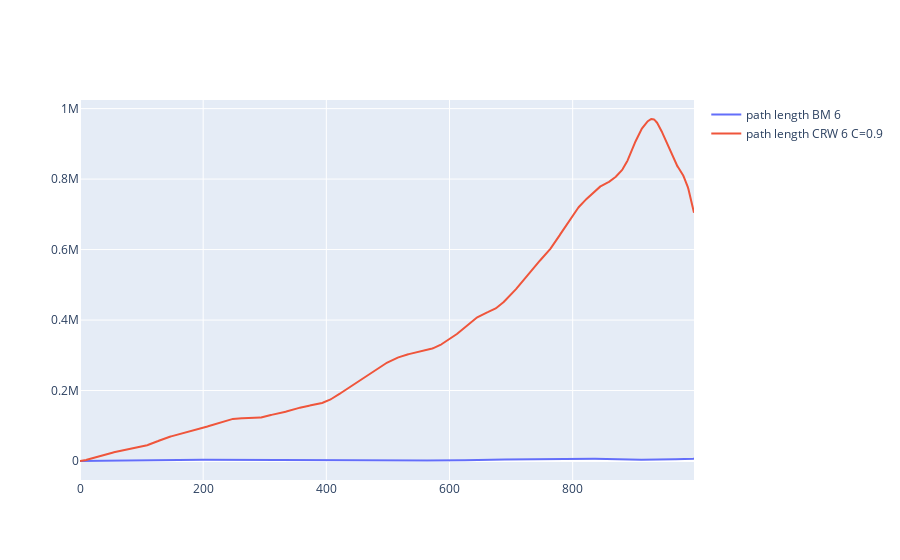

Notebook code cell kept with this figure:
### Code cell
# Initial parameters
s_pos = [0,0]
n_steps = 1000

fig = go.Figure()

# BM 6
BM_df = BrownianMotionTrayectory(n_steps, s_pos, vel=6)
BM_trayectory = MeanSquaredDisplacement(BM_df, n_steps)
BM_trayectory
BM_trayectory
fig.add_trace(go.Scatter(
    x=BM_trayectory.index,
    y=BM_trayectory.y,
    mode='lines',
    name="path length BM 6",
    showlegend=True,
))


# CRW 6
CRW_df = CorrelatedRandomWalk(n_steps, s_pos, vel=6, coefficient=0.9)
CRW_trayectory = MeanSquaredDisplacement(CRW_df, n_steps)
fig.add_trace(go.Scatter(
    x=CRW_trayectory.index,
    y=CRW_trayectory.y,
    mode='lines',
    name="path length CRW 6 C=0.9",
    showlegend=True
))

fig.show()

### Figure 1 — Plotly figure (JSON) as saved in the notebook; plotly's stock layout.template omitted (floating-point values rounded to 4 significant figures; data arrays with more than 128 entries replaced by an {"elided": "..."} marker saying what was removed)
{"data": [{"mode": "lines", "name": "path length BM 6", "showlegend": true, "type": "scatter", "x": {"elided": "998 int values"}, "y": {"elided": "998 float values"}}, {"mode": "lines", "name": "path length CRW 6 C=0.9", "showlegend": true, "type": "scatter", "x": {"elided": "998 int values"}, "y": {"elided": "998 float values"}}], "layout": {}}
